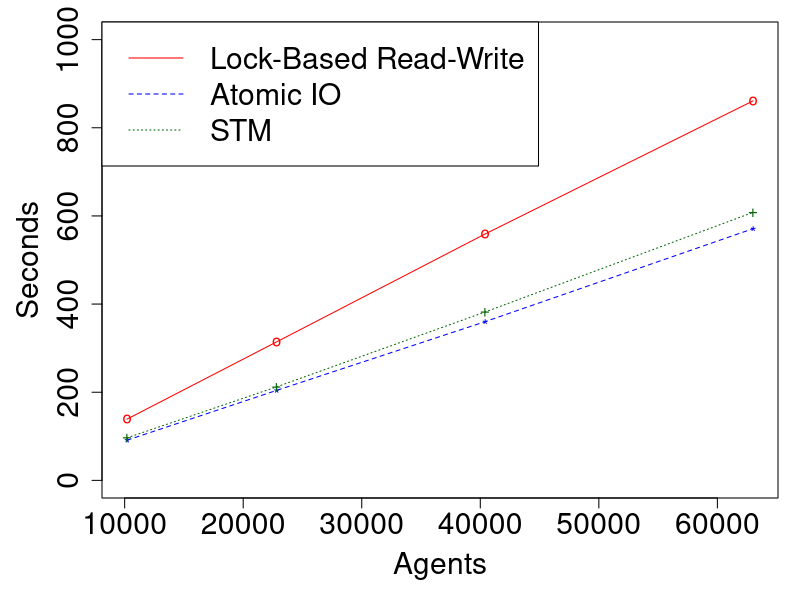

Write R code to recreate this figure.
png("sir_varyinggrid_constcores.png", width = 700, height = 700)
par(mar=c(5,5,1,1)+.1)

agents <- c(10201, 22801, 40401, 63001)
lbRw  <- c(139, 314, 559, 861)
hyb   <- c(91.1, 204, 360, 571)
stm   <- c(96.5, 212, 382, 608)

#dev.new(width = 500, height = 500, unit = "px")
plot(agents, lbRw, type="o", col="red", pch="o", lty=1,
     xlab = "Agents", 
     ylab = "Seconds",
     ylim=c(0,1000),
     cex.lab=1.8, cex.axis=1.8, cex.main=1.8, cex.sub=1.8)

points(agents, hyb, col="blue", pch="*")
lines(agents, hyb, col="blue",lty=2)

points(agents, stm, col="dark green",pch="+")
lines(agents, stm, col="dark green", lty=3)

legend("topleft", 
       legend=c("Lock-Based Read-Write","Atomic IO", "STM"), 
       col=c("red", "blue", "dark green"),
       lty=c(1,2,3),
       xpd=TRUE,
       cex = 1.8)

# 3. Close the file
dev.off()
